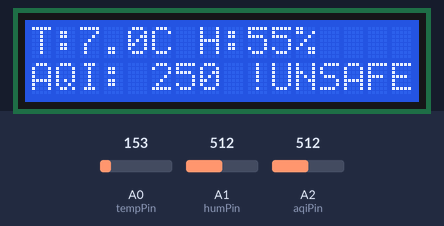
Simulated run of this sketch. Board: Arduino Uno, built with avr-gcc and run on an emulated ATmega328P. On the bench: 16×2 character LCD. The inputs (shaded band) are chosen by the test bench; at power-on: A2 (aqiPin) = 512, A0 (tempPin) = 153, A1 (humPin) = 512. What the sketch prints to the serial monitor is not drawn.

Above: at 1.2 s.
1.3 s: A2 (aqiPin) set to 317
At 3.4 s:
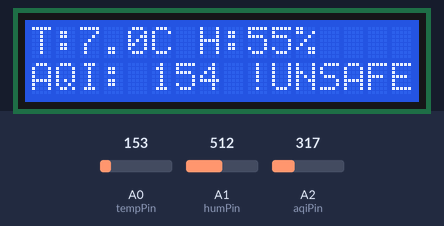
4.0 s: A2 (aqiPin) set to 301
At 5.1 s:
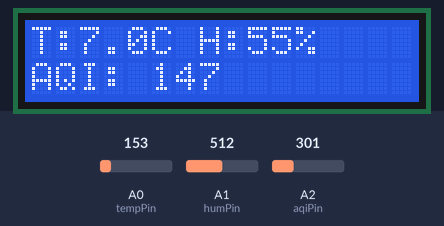
6.7 s: A0 (tempPin) set to 165
At 8.7 s:
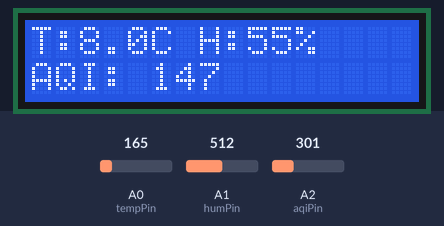
9.5 s: A1 (humPin) set to 716
At 10.4 s:
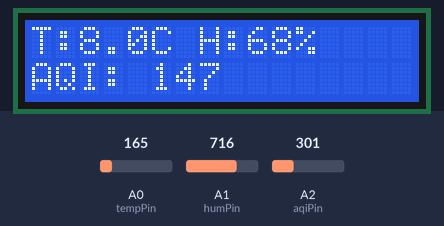
12.2 s: A0 (tempPin) set to 191
15.6 s: A1 (humPin) set to 900
At 16.9 s:
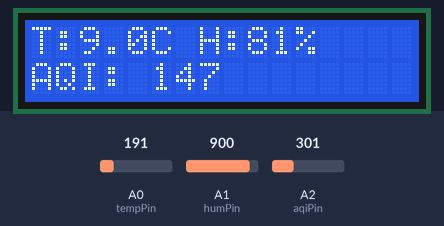
Timing chart, 0 to 18.6 s (numbered marks = the images above; inputs shaded):
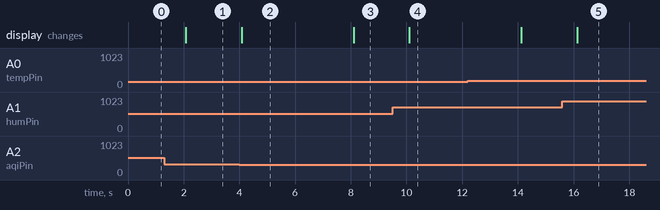

The sketch:

simulate.ino
```cpp
#include <LiquidCrystal.h>
LiquidCrystal lcd(7, 8, 9, 10, 11, 12);

// Define Analog Pins for your potentiometers/sensors
const int tempPin = A0;
const int humPin = A1;
const int aqiPin = A2;

void setup() {
  Serial.begin(9600);
  lcd.begin(16, 2);
}

void loop() {
  // 1. Read raw analog data (0 to 1023)
  int rawTemp = analogRead(tempPin);
  int rawHum = analogRead(humPin);
  int rawAQI = analogRead(aqiPin);

  // 2. Map to realistic ranges defined in your paper [cite: 40, 125]
  // Map Temp: 0-1023 to 0-50°C
  float temperature = map(rawTemp, 0, 1023, 0, 50);
  // Map Humidity: 0-1023 to 20-90% RH
  int humidity = map(rawHum, 0, 1023, 20, 90);
  // Map AQI: 0-1023 to 0-500 ppm
  int AQI = map(rawAQI, 0, 1023, 0, 500);

  // 3. Print to Serial in CSV format for Python/ML [cite: 117]
  // Format: Temp,Humidity,AQI
  Serial.print(temperature, 1);
  Serial.print(",");
  Serial.print(humidity);
  Serial.print(",");
  Serial.println(AQI);

  // 4. Display on LCD for local awareness [cite: 90, 106]
  lcd.clear();
  lcd.setCursor(0, 0);
  lcd.print("T:"); lcd.print(temperature, 1); lcd.print("C ");
  lcd.print("H:"); lcd.print(humidity); lcd.print("%");

  lcd.setCursor(0, 1);
  lcd.print("AQI: "); lcd.print(AQI);

  // AQI Classification logic from Table III [cite: 125, 126]
  if(AQI > 150) lcd.print(" !UNSAFE");

  delay(2000); // Polling interval suggested in your methodology [cite: 103]
}
```

Measured:
- the behaviour switches between 309 and 308 on A2 (aqiPin) (found by bisection; images 1 and 2)
- after the input at 1.3 s, the display: changes after 0.78 s (image 1)
- after the input at 4.0 s, the display: changes after 0.08 s (image 2)
- after the input at 6.7 s, the display: changes after 1.4 s (image 3)
- after the input at 9.5 s, the display: changes after 0.60 s (image 4)
- after the input at 15.6 s, the display: changes after 0.52 s (image 5)
